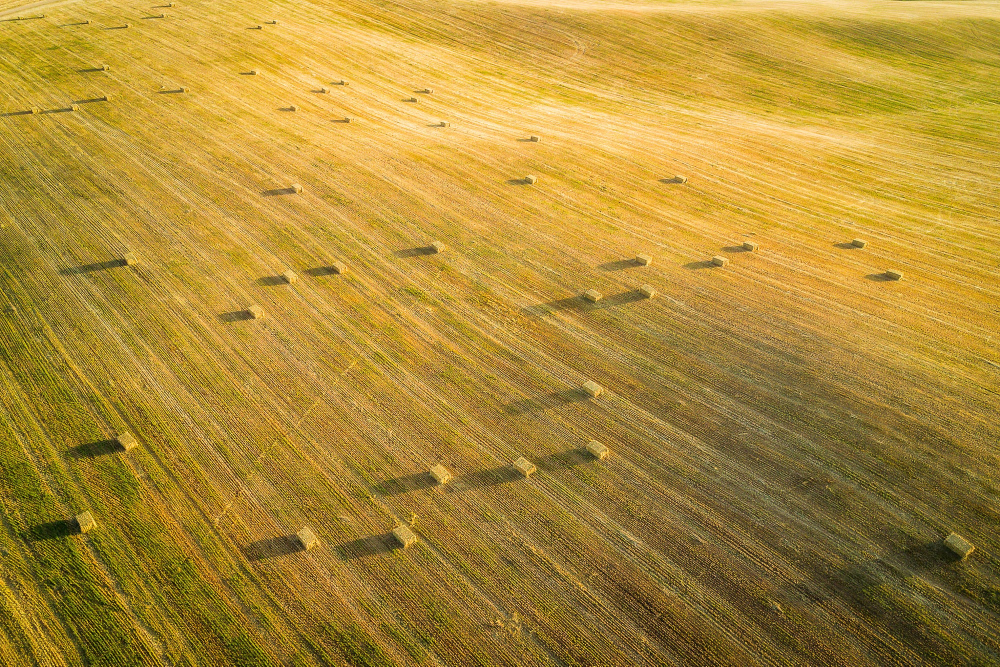
//> input picture lab_1/field.jpg, 2000 x 1333 px (shown at 1/2 size); the run also reads 1 picture not shown here
$ ./tank   (built with g++ and OpenCV 4)
//> lines starting //> are read from the running program, lines starting //| are printed output that depends on the picture; pictures that were not available may be replaced by others from this repository, and a replacement may not be noted
#include <opencv2/imgproc.hpp>
#include <opencv2/highgui.hpp>
#include <opencv2/core.hpp>
#include <opencv2/imgcodecs.hpp>
#include <iostream>
#include <math.h>

using namespace cv;


// [23 lines left out: function show_tank, not called in this run]

int turn_bullet = 0;


// [47 lines left out: function show_bullet, not called in this run]


int main( int argc, char** argv )
{
  Mat3b background = imread("/home/semyon/opencv_study/lab_1/field.jpg");
//> background is the input picture: 1333 rows x 2000 cols, CV_8UC3; mean B, G, R 54.8, 139.2, 172.9
  Mat4b tank = imread("/home/semyon/opencv_study/lab_1/tank.png", IMREAD_UNCHANGED);
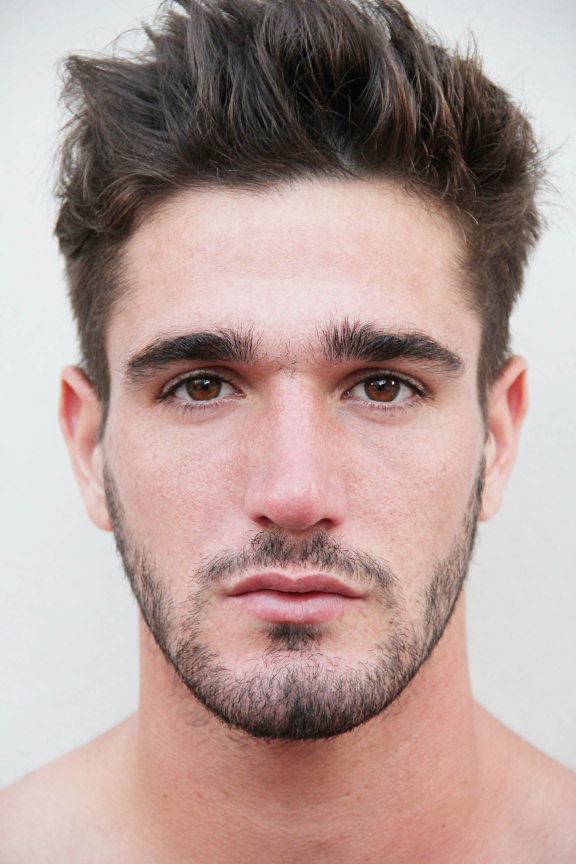
//> input picture lab_1/image1.jpg, 1728 x 2592 px, given in place of tank.png, which was not available (shown at 1/3 size)
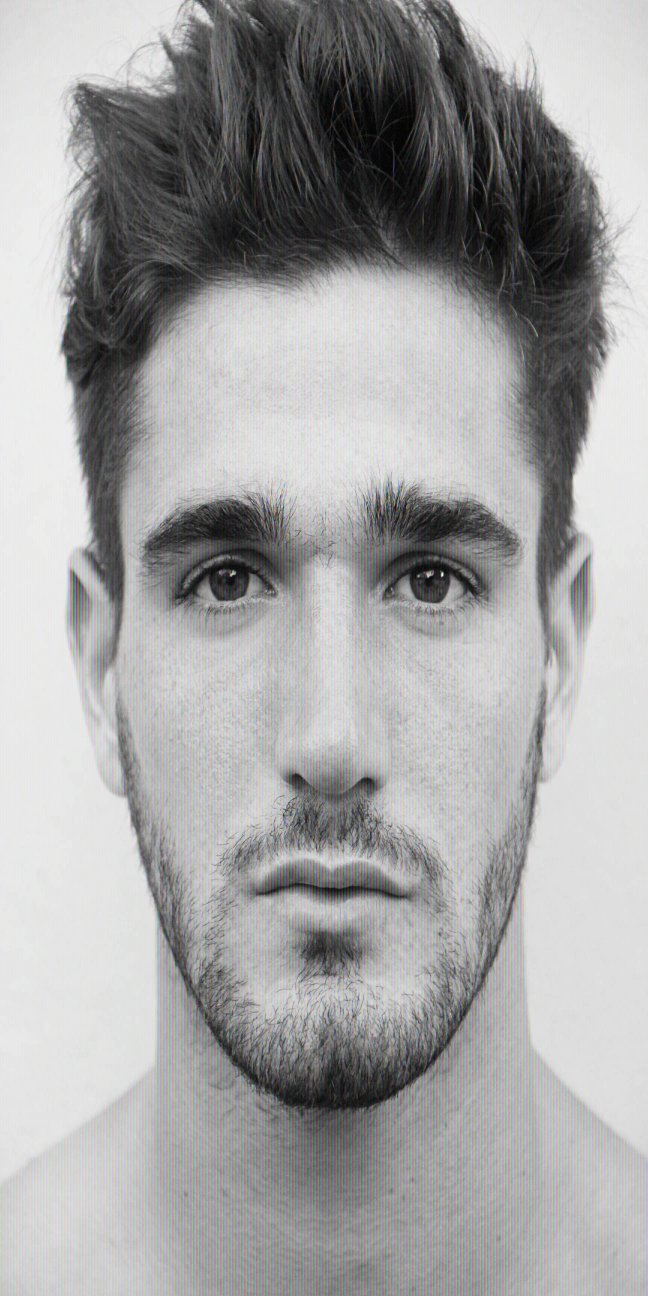
//> tank: 2592 rows x 1296 cols, CV_8UC4 (shown at 1/2 size); mean B, G, R, A 163.9, 163.8, 163.9, 163.8
  Mat4b bullet = imread("/home/semyon/opencv_study/lab_1/shell7.png", IMREAD_UNCHANGED);
  resize(background, background, Size(1000, 1000), INTER_LINEAR);
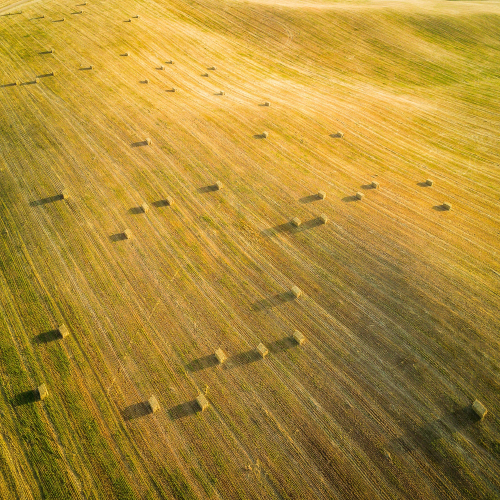
//> background: 1000 rows x 1000 cols, CV_8UC3 (shown at 1/2 size); mean B, G, R 54.7, 139.1, 172.8
  resize(tank, tank, Size(150, 150), INTER_LINEAR);
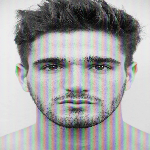
//> tank: 150 rows x 150 cols, CV_8UC4; mean B, G, R, A 163.8, 163.7, 163.8, 163.7
  resize(bullet, bullet, Size(40, 40), INTER_LINEAR);
//> bullet: 40 rows x 40 cols, CV_8UC4
  cv::rotate(bullet, bullet, cv::ROTATE_90_COUNTERCLOCKWISE);
//> bullet: 40 rows x 40 cols, CV_8UC4; mean B, G, R, A 0, 0, 0, 131.2

  Point pos;//tank possition
  Point pos_bullet;
  pos_bullet.x = 425;//450 - center of image
  pos_bullet.y = 425;
  int bullet_flight = 0;//if bullet_button is pressed
  int turn = 0;//where tank is looking
  pos.x = 425;
  pos.y = 425;

  while (1) {

    if(turn == -4 || turn == 4)
    {
      turn = 0;
    }

    Mat3b background_clone = background.clone();
    int Key = waitKey(10);
//> the Esc key is pressed
    if (Key == 27) break;
    if (Key == 81)
    {
      cv::rotate(tank, tank, cv::ROTATE_90_COUNTERCLOCKWISE);
      cv::rotate(bullet, bullet, cv::ROTATE_90_COUNTERCLOCKWISE);
      turn += 1;
    }
    if (Key == 83)
    {
      cv::rotate(tank, tank, cv::ROTATE_90_CLOCKWISE);
      cv::rotate(bullet, bullet, cv::ROTATE_90_CLOCKWISE);
      turn -= 1;
    }
    if (Key == 82)
    {
      if((turn == 0) && ((pos.y - 10) > 50))
      {
        pos.y -= 10;
      }
      if((turn == -1 || turn == 3) && ((pos.x + 10) < 820))
      {
        pos.x += 10;
      }
      if((turn == 1 || turn == -3) && ((pos.x - 10) > 50))
      {
        pos.x -= 10;
      }
      if((turn == 2 || turn == -2) && ((pos.y + 10) < 820))
      {
        pos.y += 10;
      }
    }

    if ((Key == 32) && (bullet_flight == 0))
    {
      bullet_flight = 1;
      turn_bullet = turn;
      pos_bullet.x = pos.x;
      pos_bullet.y = pos.y;
    }
    if (bullet_flight == 1)
    {
      if(turn_bullet == 0)
      {
        pos_bullet.y -= 10;
      }
      if(turn_bullet == -1 || turn_bullet == 3)
      {
        pos_bullet.x += 10;
      }
      if(turn_bullet == 1 || turn_bullet == -3)
      {
        pos_bullet.x -= 10;
      }
      if(turn_bullet == 2 || turn_bullet == -2)
      {
        pos_bullet.y += 10;
      }
      show_bullet(background_clone, bullet, pos_bullet);
    }

    //when stop showing bullet
    if((pos_bullet.x < 50) || (pos_bullet.y < 50))
    {
      bullet_flight = 0;
    }
    if((pos_bullet.x > 820) || (pos_bullet.y > 820))
    {
      bullet_flight = 0;
    }
    imshow("result", show_tank(background_clone, tank, pos));

  }

  destroyAllWindows();

  return 0;

}
